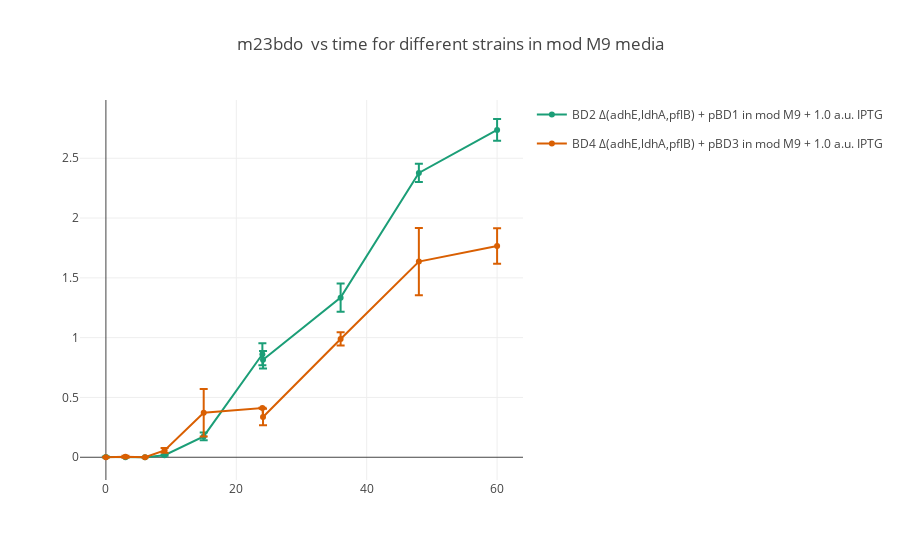
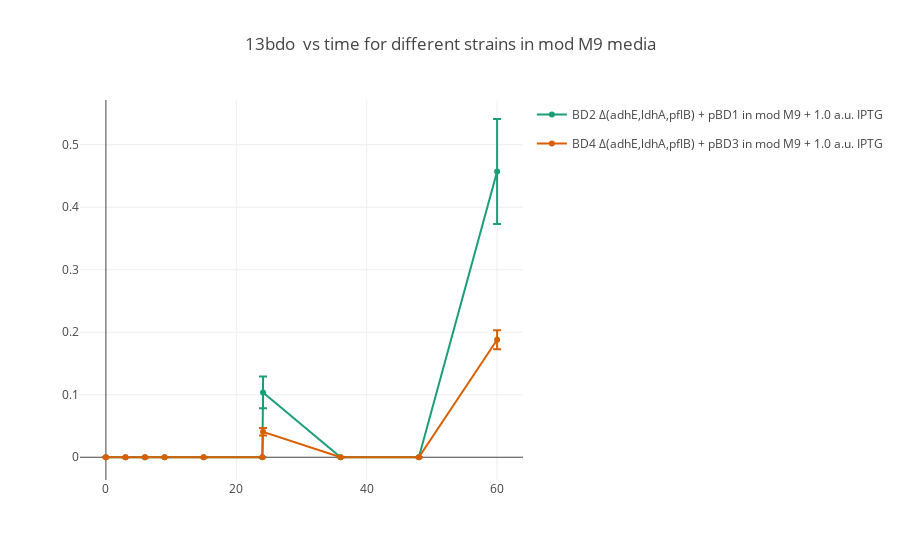
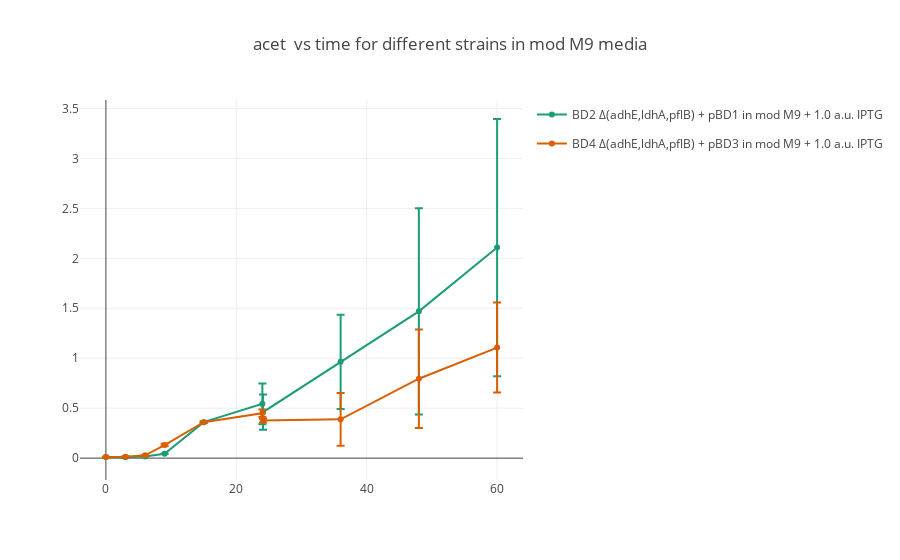
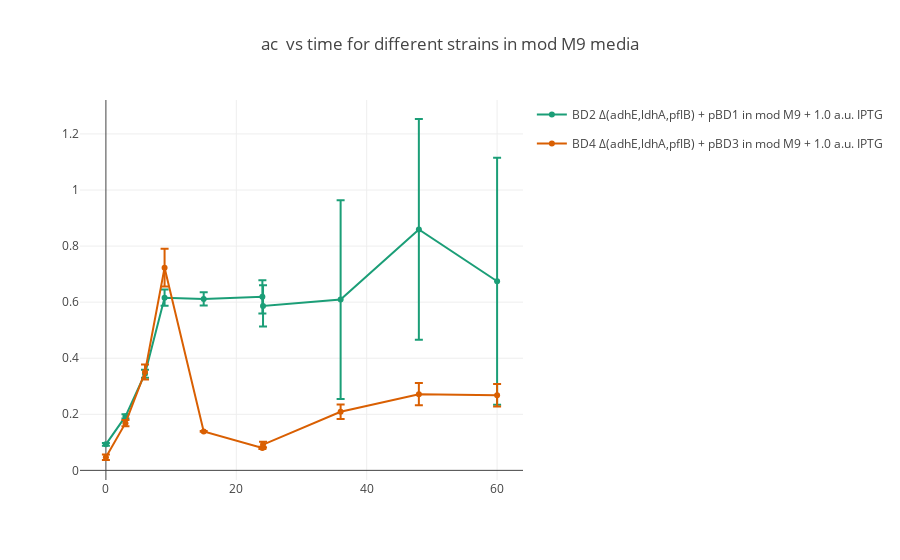

The notebook cell these images were saved under, in order:
### Markdown cell above
It should be noted that the implot package offers a direct wrapper to useful plotly functions, which could also be accessed with plotly directly. The Impact visualization module offers functions to help extract useful data and generate traces. Below, we generate plots of analyte titer vs time for each analyte. Impact comes built with plotting routines that generate seperate plots of timecourses/max. values, with experiments separated by strain name, knockouts, plasmids, media and media components.

### Code cell
implot.plot_timecourse_orderby_basemedia(expt)

### Figure 1 — Plotly figure (JSON) as saved in the notebook; plotly's stock layout.template omitted (floating-point values rounded to 4 significant figures)
{"data": [{"error_y": {"array": [0.003883, 0, 0, 0.004886, 0.03273, 0.09168, 0.07309, 0.1184, 0.07697, 0.09104], "color": "rgb(27,158,119)", "type": "data", "visible": true}, "legendgroup": "BD2 Δ(adhE,ldhA,pflB) + pBD1mod M9 + 1.0 a.u. IPTG", "line": {"color": "rgb(27,158,119)"}, "marker": {"color": "rgb(27,158,119)"}, "name": "BD2 Δ(adhE,ldhA,pflB) + pBD1 in mod M9 + 1.0 a.u. IPTG", "showlegend": true, "type": "scatter", "x": [0, 3, 6, 9, 15, 24, 24.1, 36, 48, 60], "y": [0.002242, 0, 0, 0.01656, 0.1743, 0.8615, 0.8158, 1.335, 2.378, 2.737]}, {"error_y": {"array": [0, 0.007444, 0, 0.01963, 0.1989, 0.002018, 0.06864, 0.05572, 0.2811, 0.148], "color": "rgb(217,95,2)", "type": "data", "visible": true}, "legendgroup": "BD4 Δ(adhE,ldhA,pflB) + pBD3mod M9 + 1.0 a.u. IPTG", "line": {"color": "rgb(217,95,2)"}, "marker": {"color": "rgb(217,95,2)"}, "name": "BD4 Δ(adhE,ldhA,pflB) + pBD3 in mod M9 + 1.0 a.u. IPTG", "showlegend": true, "type": "scatter", "x": [0, 3, 6, 9, 15, 24, 24.1, 36, 48, 60], "y": [0, 0.004298, 0, 0.0575, 0.3722, 0.4119, 0.3361, 0.9891, 1.636, 1.766]}], "layout": {"title": "m23bdo  vs time for different strains in mod M9 media"}}

### Figure 2 — Plotly figure (JSON) as saved in the notebook; plotly's stock layout.template omitted (floating-point values rounded to 4 significant figures)
{"data": [{"error_y": {"array": [0, 0, 0, 0, 0, 0, 0.02543, 0, 0, 0.0839], "color": "rgb(27,158,119)", "type": "data", "visible": true}, "legendgroup": "BD2 Δ(adhE,ldhA,pflB) + pBD1mod M9 + 1.0 a.u. IPTG", "line": {"color": "rgb(27,158,119)"}, "marker": {"color": "rgb(27,158,119)"}, "name": "BD2 Δ(adhE,ldhA,pflB) + pBD1 in mod M9 + 1.0 a.u. IPTG", "showlegend": true, "type": "scatter", "x": [0, 3, 6, 9, 15, 24, 24.1, 36, 48, 60], "y": [0, 0, 0, 0, 0, 0, 0.1036, 0, 0, 0.4573]}, {"error_y": {"array": [0, 0, 0, 0, 0, 0, 0.005857, 0, 0, 0.01523], "color": "rgb(217,95,2)", "type": "data", "visible": true}, "legendgroup": "BD4 Δ(adhE,ldhA,pflB) + pBD3mod M9 + 1.0 a.u. IPTG", "line": {"color": "rgb(217,95,2)"}, "marker": {"color": "rgb(217,95,2)"}, "name": "BD4 Δ(adhE,ldhA,pflB) + pBD3 in mod M9 + 1.0 a.u. IPTG", "showlegend": true, "type": "scatter", "x": [0, 3, 6, 9, 15, 24, 24.1, 36, 48, 60], "y": [0, 0, 0, 0, 0, 0, 0.04075, 0, 0, 0.188]}], "layout": {"title": "13bdo  vs time for different strains in mod M9 media"}}

### Figure 3 — Plotly figure (JSON) as saved in the notebook; plotly's stock layout.template omitted (floating-point values rounded to 4 significant figures)
{"data": [{"error_y": {"array": [0.002548, 0.007706, 0.002451, 0.002607, 0.009546, 0.2036, 0.1775, 0.4723, 1.033, 1.287], "color": "rgb(27,158,119)", "type": "data", "visible": true}, "legendgroup": "BD2 Δ(adhE,ldhA,pflB) + pBD1mod M9 + 1.0 a.u. IPTG", "line": {"color": "rgb(27,158,119)"}, "marker": {"color": "rgb(27,158,119)"}, "name": "BD2 Δ(adhE,ldhA,pflB) + pBD1 in mod M9 + 1.0 a.u. IPTG", "showlegend": true, "type": "scatter", "x": [0, 3, 6, 9, 15, 24, 24.1, 36, 48, 60], "y": [0.01094, 0.008861, 0.01632, 0.04345, 0.3604, 0.5433, 0.4605, 0.9639, 1.469, 2.107]}, {"error_y": {"array": [0.001172, 0.001349, 0.001399, 0.01303, 0.005541, 0.03685, 0.01912, 0.264, 0.4923, 0.4501], "color": "rgb(217,95,2)", "type": "data", "visible": true}, "legendgroup": "BD4 Δ(adhE,ldhA,pflB) + pBD3mod M9 + 1.0 a.u. IPTG", "line": {"color": "rgb(217,95,2)"}, "marker": {"color": "rgb(217,95,2)"}, "name": "BD4 Δ(adhE,ldhA,pflB) + pBD3 in mod M9 + 1.0 a.u. IPTG", "showlegend": true, "type": "scatter", "x": [0, 3, 6, 9, 15, 24, 24.1, 36, 48, 60], "y": [0.0111, 0.01421, 0.02873, 0.131, 0.3594, 0.4496, 0.3758, 0.3881, 0.7951, 1.106]}], "layout": {"title": "acet  vs time for different strains in mod M9 media"}}

### Figure 4 — Plotly figure (JSON) as saved in the notebook; plotly's stock layout.template omitted (floating-point values rounded to 4 significant figures)
{"data": [{"error_y": {"array": [0.004758, 0.007745, 0.01438, 0.029, 0.02369, 0.05906, 0.07331, 0.3547, 0.3938, 0.4405], "color": "rgb(27,158,119)", "type": "data", "visible": true}, "legendgroup": "BD2 Δ(adhE,ldhA,pflB) + pBD1mod M9 + 1.0 a.u. IPTG", "line": {"color": "rgb(27,158,119)"}, "marker": {"color": "rgb(27,158,119)"}, "name": "BD2 Δ(adhE,ldhA,pflB) + pBD1 in mod M9 + 1.0 a.u. IPTG", "showlegend": true, "type": "scatter", "x": [0, 3, 6, 9, 15, 24, 24.1, 36, 48, 60], "y": [0.09287, 0.1924, 0.3448, 0.6158, 0.6116, 0.6189, 0.5867, 0.6091, 0.8595, 0.6746]}, {"error_y": {"array": [0.00999, 0.01115, 0.02633, 0.06764, 0.001474, 0.00423, 0.01041, 0.02561, 0.03978, 0.04019], "color": "rgb(217,95,2)", "type": "data", "visible": true}, "legendgroup": "BD4 Δ(adhE,ldhA,pflB) + pBD3mod M9 + 1.0 a.u. IPTG", "line": {"color": "rgb(217,95,2)"}, "marker": {"color": "rgb(217,95,2)"}, "name": "BD4 Δ(adhE,ldhA,pflB) + pBD3 in mod M9 + 1.0 a.u. IPTG", "showlegend": true, "type": "scatter", "x": [0, 3, 6, 9, 15, 24, 24.1, 36, 48, 60], "y": [0.04676, 0.1684, 0.3508, 0.723, 0.1388, 0.08006, 0.0918, 0.2091, 0.2716, 0.2678]}], "layout": {"title": "ac  vs time for different strains in mod M9 media"}}
